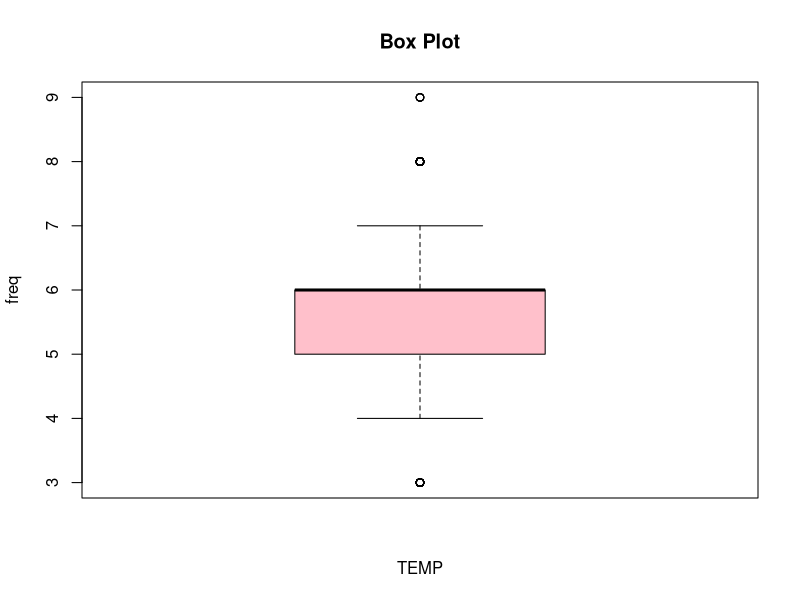
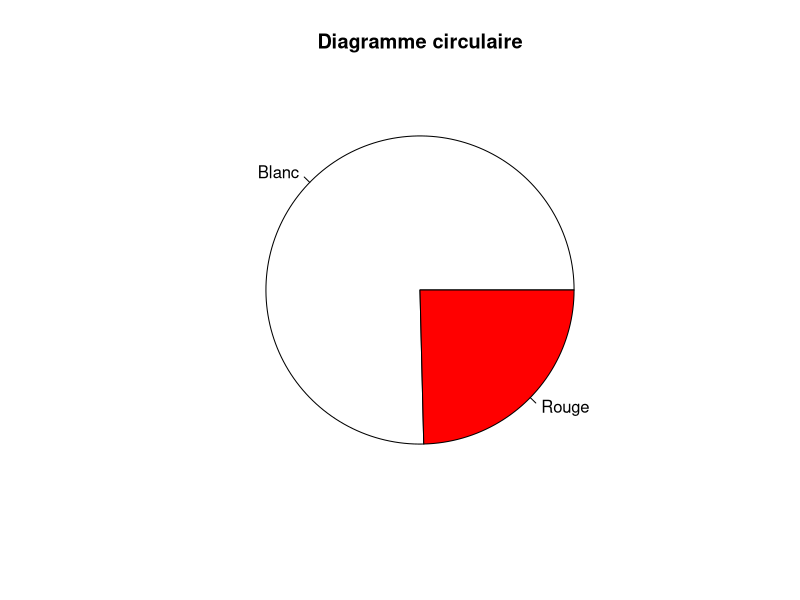

R code for these plots, in order:
Dataset <- read.table("WineQuality.csv",header=TRUE, sep=';',dec='.')

#1)13 variables et 6497 observations

#2) la variable color est qualitative il faut le transformer
#3)
is.factor(Dataset$quality)
is.factor(Dataset$color) 
Dataset$color=as.factor(Dataset$color) # comme ca CLIMAT devient variable qualitatives
is.factor(Dataset$color) 

levels(Dataset$color) #donne modalité de la variable qualitative et NULL si la variable est quantita
levels(Dataset$color)=c('Blanc','Rouge') #On nome les modalités
levels(Dataset$color) # Affiche les nouvelles modalit?s

summary(Dataset)
mean(Dataset$pH)
mean(Dataset$color)
boxplot(Dataset$quality,main='Box Plot',xlab='TEMP',ylab='freq',col='pink')
Effectif=table(Dataset$color) # donne les effectifs de chaque modalitée
Effectif
pie(Effectif,main='Diagramme circulaire',col=c("white", "red"))
#4) Oui il y a des valeurs aberrantes

#5)Créer une nouvelle varaible, 


